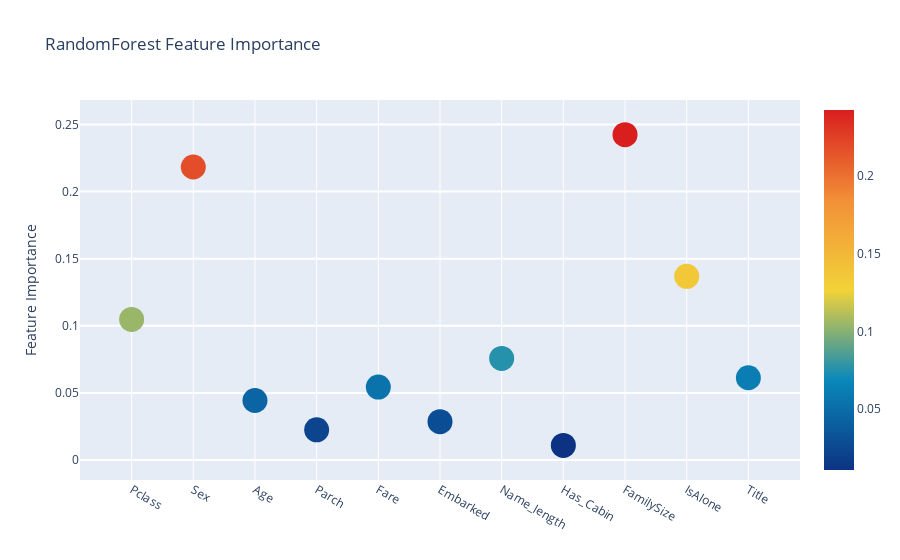
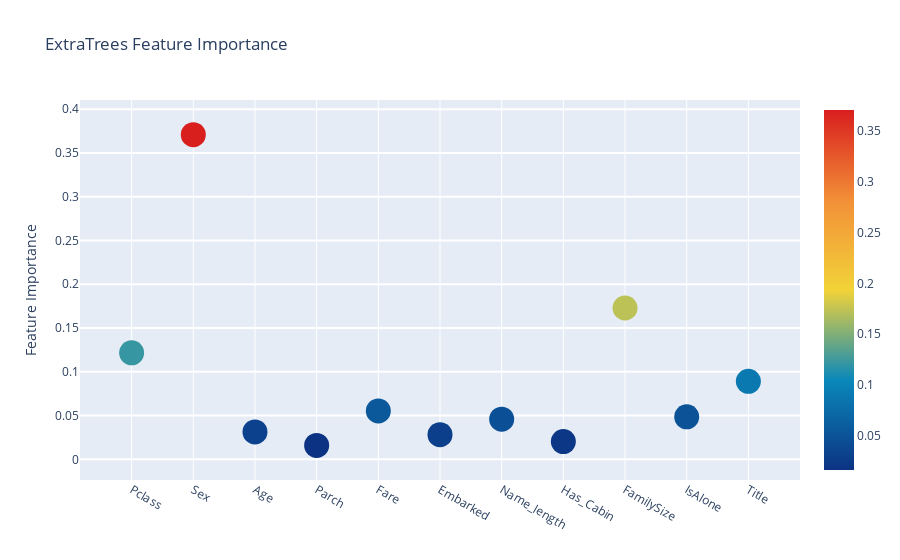
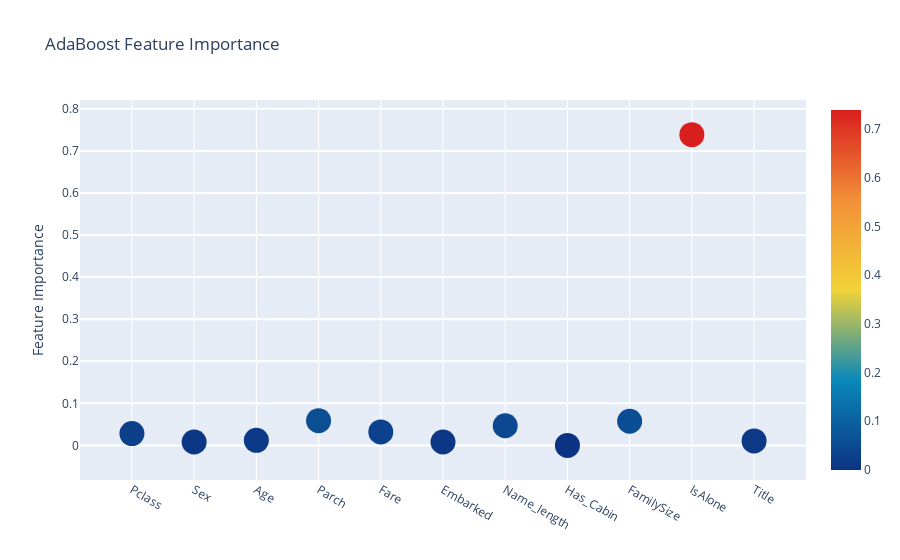
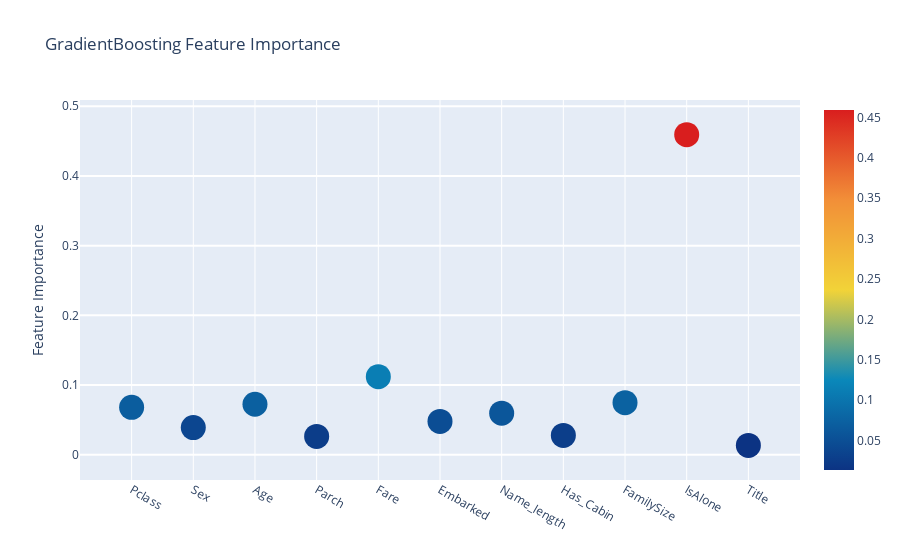

Notebook code cell kept with these figures, in order:
### Markdown cell above
### **Interactive feature importances via Plotly scatterplots**

### Code cell
# Scatter Plot
trace = go.Scatter(
    y=feature_dataframe['RandomForest feature importances'].values, 
                   x=feature_dataframe['features'].values, 
                   mode='markers', 
                   marker=dict(
                       sizemode='diameter', 
                       sizeref=1, 
                       size=25, 
                       # size=feature_dataframe['AdaBoost feature importances'].values, 
                       # color=np.random.randn(500),  # set color equal to a variable
                       color=feature_dataframe['RandomForest feature importances'].values, 
                       colorscale='Portland', 
                       showscale=True
                   ), 
                   text=feature_dataframe['features'].values
                   )

data = [trace]

layout = go.Layout(
    autosize=True, 
    title='RandomForest Feature Importance', 
    hovermode='closest', 
    # xaxos=dict(
        # title='Pop', 
        # ticklen=5, 
        # zeroline=False, 
        # gridwidth=2
    # ), 
    yaxis=dict(
        title='Feature Importance', 
        ticklen=5, 
        gridwidth=2
    ), 
    showlegend=False
    )

fig = go.Figure(data=data, layout=layout)
py.iplot(fig, filename='scatter2010')

# Scatter Plot
trace = go.Scatter(
    y=feature_dataframe['ExtraTrees feature importances'].values, 
    x=feature_dataframe['features'].values, 
    mode='markers', 
    marker=dict(
        sizemode='diameter', 
        sizeref=1, 
        size=25, 
        # size=feature_dataframe['AdaBoost feature importances'].values, 
        # color=np.random.randn(500), # set color equal to a variable
        color=feature_dataframe['ExtraTrees feature importances'].values, 
        colorscale='Portland', 
        showscale=True
    ), 
    text=feature_dataframe['features'].values
)

data = [trace]

layout = go.Layout(
    autosize=True, 
    title='ExtraTrees Feature Importance', 
    hovermode='closest', 
    # xaxis=dict(
        # title='Pop', 
        # ticklen=5, 
        # zeroline=False, 
        # gridwidth=2
    # ), 
    yaxis=dict(
        title='Feature Importance', 
        ticklen=5, 
        gridwidth=2
    ), 
    showlegend=False
)

fig = go.Figure(data=data, layout=layout)
py.iplot(fig, filename='scatter2010')

# Scatter Plot
trace = go.Scatter(
    y=feature_dataframe['AdaBoost feature importances'].values, 
    x=feature_dataframe['features'].values, 
    mode='markers', 
    marker=dict(
        sizemode='diameter', 
        sizeref=1, 
        size=25, 
        # size=feature_dataframe['AdaBoost feature importances'].values, 
        # color=np.random.randn(500), # set color equal to a variable
        color=feature_dataframe['AdaBoost feature importances'].values, 
        colorscale='Portland', 
        showscale=True
    ), 
    text=feature_dataframe['features'].values
)

data = [trace]

layout = go.Layout(
    autosize=True, 
    title='AdaBoost Feature Importance', 
    hovermode='closest', 
    # xaxis=dict(
        # title='Pop', 
        # ticklen=5, 
        # zeroline=False, 
        # gridwidth=2, 
    # ), 
    yaxis=dict(
        title='Feature Importance', 
        ticklen=5, 
        gridwidth=2
    ), 
    showlegend=False
)

fig = go.Figure(data=data, layout=layout)
py.iplot(fig, filename='scatter2010')

# Scatter Plot
trace = go.Scatter(
    y=feature_dataframe['GradientBoost feature importances'].values, 
    x=feature_dataframe['features'].values, 
    mode='markers', 
    marker=dict(
        sizemode='diameter', 
        sizeref=1, 
        size=25, 
        # size=feature_dataframe['AdaBoost feature importances'].values, 
        # color=np.random.randn(500), # set color equal to a variable
        color=feature_dataframe['GradientBoost feature importances'].values, 
        colorscale='Portland', 
        showscale=True
    ), 
    text=feature_dataframe['features'].values
)

data = [trace]

layout = go.Layout(
    autosize=True, 
    title='GradientBoosting Feature Importance', 
    hovermode='closest', 
    # xaxis=dict(
        # title='Pop', 
        # ticklen=5, 
        # zeroline=False, 
        # gridwidth=2, 
    # ), 
    yaxis=dict(
        title='Feature Importance', 
        ticklen=5, 
        gridwidth=2
    ), 
    showlegend=False
)

fig = go.Figure(data=data, layout=layout)
py.iplot(fig, filename='scatter2010')

### Figure 1 — Plotly figure (JSON) as saved in the notebook; plotly's stock layout.template omitted (floating-point values rounded to 4 significant figures)
{"data": [{"text": ["Pclass", "Sex", "Age", "Parch", "Fare", "Embarked", "Name_length", "Has_Cabin", "FamilySize", "IsAlone", "Title"], "y": [0.1047, 0.2184, 0.04433, 0.02249, 0.05433, 0.02854, 0.0757, 0.01088, 0.2425, 0.1369, 0.06128], "mode": "markers", "marker": {"sizeref": 1, "colorscale": [[0, "rgb(12,51,131)"], [0.25, "rgb(10,136,186)"], [0.5, "rgb(242,211,56)"], [0.75, "rgb(242,143,56)"], [1, "rgb(217,30,30)"]], "color": [0.1047, 0.2184, 0.04433, 0.02249, 0.05433, 0.02854, 0.0757, 0.01088, 0.2425, 0.1369, 0.06128], "sizemode": "diameter", "showscale": true, "size": 25}, "x": ["Pclass", "Sex", "Age", "Parch", "Fare", "Embarked", "Name_length", "Has_Cabin", "FamilySize", "IsAlone", "Title"], "type": "scatter"}], "layout": {"autosize": true, "title": {"text": "RandomForest Feature Importance"}, "yaxis": {"ticklen": 5, "gridwidth": 2, "title": {"text": "Feature Importance"}}, "showlegend": false, "hovermode": "closest"}}

### Figure 2 — Plotly figure (JSON) as saved in the notebook; plotly's stock layout.template omitted (floating-point values rounded to 4 significant figures)
{"data": [{"text": ["Pclass", "Sex", "Age", "Parch", "Fare", "Embarked", "Name_length", "Has_Cabin", "FamilySize", "IsAlone", "Title"], "y": [0.1217, 0.371, 0.0313, 0.01592, 0.05526, 0.02816, 0.0459, 0.0203, 0.1729, 0.04854, 0.0891], "mode": "markers", "marker": {"sizeref": 1, "colorscale": [[0, "rgb(12,51,131)"], [0.25, "rgb(10,136,186)"], [0.5, "rgb(242,211,56)"], [0.75, "rgb(242,143,56)"], [1, "rgb(217,30,30)"]], "color": [0.1217, 0.371, 0.0313, 0.01592, 0.05526, 0.02816, 0.0459, 0.0203, 0.1729, 0.04854, 0.0891], "sizemode": "diameter", "showscale": true, "size": 25}, "x": ["Pclass", "Sex", "Age", "Parch", "Fare", "Embarked", "Name_length", "Has_Cabin", "FamilySize", "IsAlone", "Title"], "type": "scatter"}], "layout": {"autosize": true, "title": {"text": "ExtraTrees Feature Importance"}, "yaxis": {"ticklen": 5, "gridwidth": 2, "title": {"text": "Feature Importance"}}, "showlegend": false, "hovermode": "closest"}}

### Figure 3 — Plotly figure (JSON) as saved in the notebook; plotly's stock layout.template omitted (floating-point values rounded to 4 significant figures)
{"data": [{"text": ["Pclass", "Sex", "Age", "Parch", "Fare", "Embarked", "Name_length", "Has_Cabin", "FamilySize", "IsAlone", "Title"], "y": [0.028, 0.008, 0.012, 0.05867, 0.032, 0.008, 0.04667, 0, 0.05733, 0.7387, 0.01067], "mode": "markers", "marker": {"sizeref": 1, "colorscale": [[0, "rgb(12,51,131)"], [0.25, "rgb(10,136,186)"], [0.5, "rgb(242,211,56)"], [0.75, "rgb(242,143,56)"], [1, "rgb(217,30,30)"]], "color": [0.028, 0.008, 0.012, 0.05867, 0.032, 0.008, 0.04667, 0, 0.05733, 0.7387, 0.01067], "sizemode": "diameter", "showscale": true, "size": 25}, "x": ["Pclass", "Sex", "Age", "Parch", "Fare", "Embarked", "Name_length", "Has_Cabin", "FamilySize", "IsAlone", "Title"], "type": "scatter"}], "layout": {"autosize": true, "title": {"text": "AdaBoost Feature Importance"}, "yaxis": {"ticklen": 5, "gridwidth": 2, "title": {"text": "Feature Importance"}}, "showlegend": false, "hovermode": "closest"}}

### Figure 4 — Plotly figure (JSON) as saved in the notebook; plotly's stock layout.template omitted (floating-point values rounded to 4 significant figures)
{"data": [{"text": ["Pclass", "Sex", "Age", "Parch", "Fare", "Embarked", "Name_length", "Has_Cabin", "FamilySize", "IsAlone", "Title"], "y": [0.06796, 0.03889, 0.07238, 0.02629, 0.1119, 0.04779, 0.05966, 0.02775, 0.07463, 0.4593, 0.0134], "mode": "markers", "marker": {"sizeref": 1, "colorscale": [[0, "rgb(12,51,131)"], [0.25, "rgb(10,136,186)"], [0.5, "rgb(242,211,56)"], [0.75, "rgb(242,143,56)"], [1, "rgb(217,30,30)"]], "color": [0.06796, 0.03889, 0.07238, 0.02629, 0.1119, 0.04779, 0.05966, 0.02775, 0.07463, 0.4593, 0.0134], "sizemode": "diameter", "showscale": true, "size": 25}, "x": ["Pclass", "Sex", "Age", "Parch", "Fare", "Embarked", "Name_length", "Has_Cabin", "FamilySize", "IsAlone", "Title"], "type": "scatter"}], "layout": {"autosize": true, "title": {"text": "GradientBoosting Feature Importance"}, "yaxis": {"ticklen": 5, "gridwidth": 2, "title": {"text": "Feature Importance"}}, "showlegend": false, "hovermode": "closest"}}
